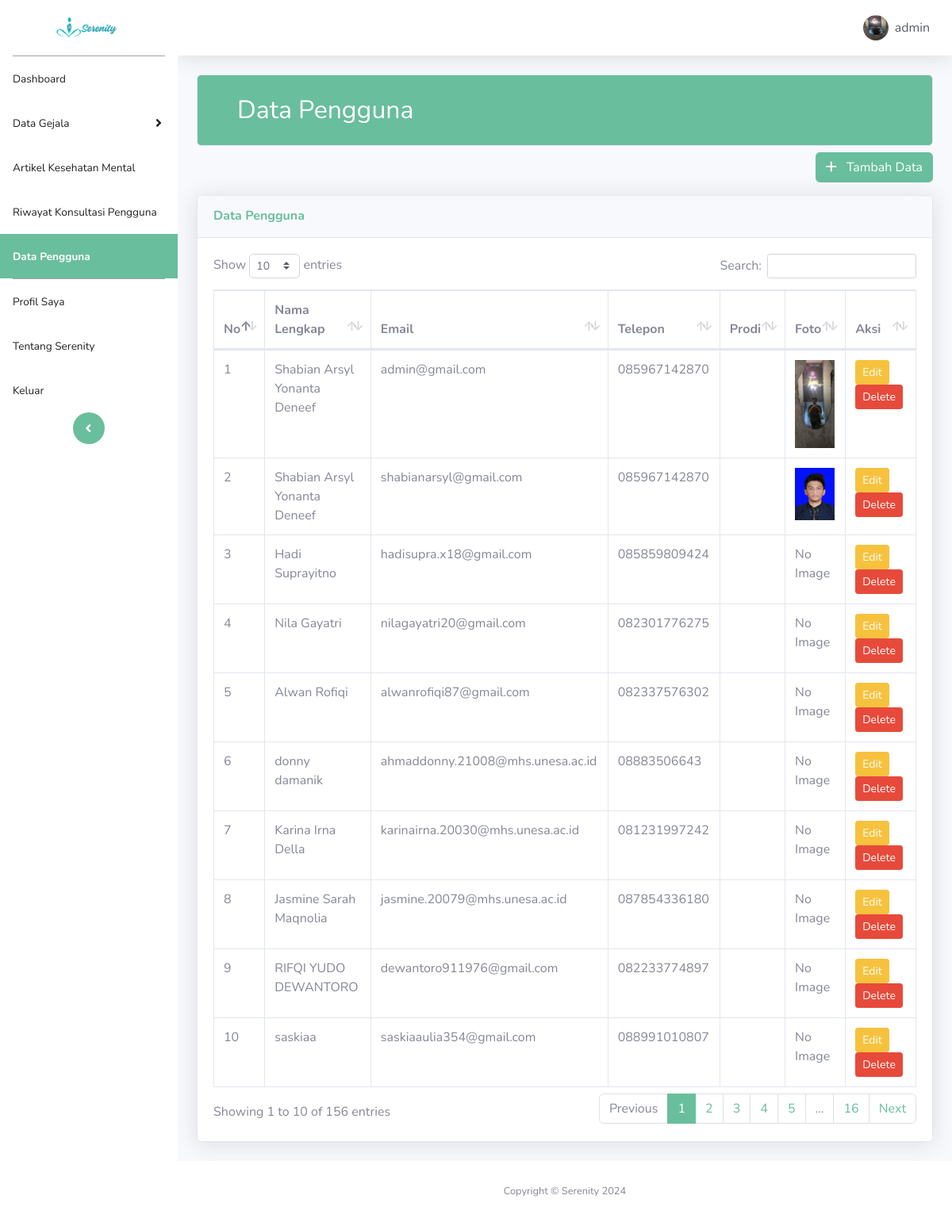
The page /admin/pengguna.php (signed in) on the database its author committed.
### tables this page shows
CREATE TABLE `users` (
  `id` int(11) NOT NULL,
  `Namalengkap` varchar(100) NOT NULL,
  `email` varchar(100) NOT NULL,
  `password` varchar(100) NOT NULL,
  `phoneNumber` varchar(20) NOT NULL,
  `angkatan` int(11) NOT NULL,
  `gender` enum('Laki-Laki','Perempuan') NOT NULL,
  `role` enum('admin','user') NOT NULL,
  `created_at` timestamp NOT NULL DEFAULT current_timestamp(),
  `updated_at` timestamp NOT NULL DEFAULT current_timestamp() ON UPDATE current_timestamp(),
  `profile_image` varchar(255) DEFAULT NULL,
  `reset_token` varchar(255) DEFAULT NULL
);

### admin/pengguna.php (the view, shortened to what this page needs)
<?php
require_once "../include/koneksi.php";
if (isset($_SESSION['user_id'])) {
  $user_id = $_SESSION['user_id'];
  $query = "SELECT * FROM users WHERE id = $user_id";
  $result = mysqli_query($koneksi, $query);
  $user = mysqli_fetch_assoc($result);
} else {
  die("User ID not found in session.");
}
?>
<!DOCTYPE html>
<html lang="en">
<head>
  <link href="https://cdnjs.cloudflare.com/ajax/libs/font-awesome/6.0.0-beta3/css/all.min.css" rel="stylesheet">
  <link href="vendor/fontawesome-free/css/all.min.css" rel="stylesheet" type="text/css" />
  <link href="../css/sb-admin-2.css" rel="stylesheet">
  <link href="../vendor/datatables/dataTables.bootstrap4.min.css" rel="stylesheet">
</head>
<body id="page-top">
  <div id="wrapper">
    <?php
    require_once('../include/navbar_admin.php')
    ?>
    <div id="content-wrapper" class="d-flex flex-column">
      <div id="content">
        <?php
        require_once('../include/topbar_admin.php')
        ?>
        <div class="container-fluid">
          <h2 class="card" style="background-color: #69BE9D; color: white; padding: 25px 50px;">Data Pengguna</h2>
          <div class="d-flex justify-content-end mb-3">
            <button type="button" class="btn btn-primary" data-toggle="modal" data-target="#tambahPenggunaModal">
              <i class="fa-solid fa-plus mr-2"></i> Tambah Data
            </button>
          </div>
          <div class="card shadow mb-4">
            <div class="card-header py-3">
              <h6 class="m-0 font-weight-bold text-primary">Data Pengguna</h6>
            </div>
            <div class="card-body">
              <div class="table-responsive">
                <table class="table table-bordered" id="dataTable" width="100%" cellspacing="0">
                  <thead>
                    <tr>
                      <th>No</th>
                      <th width='10%'>Nama Lengkap</th>
                      <th>Email</th>
                      <th>Telepon</th>
                      <th>Prodi</th>
                      <th>Foto</th>
                      <th>Aksi</th>
                    </tr>
                  </thead>
                  <tbody>
                    <?php
                    $query = "SELECT * FROM users";
                    $result = mysqli_query($koneksi, $query);
                    if ($result) {
                      $counter = 1;
                      while ($row = mysqli_fetch_assoc($result)) {
                        echo "<tr>";
                        echo "<td>" . $counter . "</td>";
                        echo "<td>" . $row['Namalengkap'] . "</td>";
                        echo "<td>" . $row['email'] . "</td>";
                        echo "<td>" . $row['phoneNumber'] . "</td>";
                        echo "<td>" . $row['prodi'] . "</td>";
                        if (!empty($row['profile_image'])) {
                          echo "<td><img src='" . $row['profile_image'] . "' alt='Profil Image' width='50'></td>";
                        } else {
                          echo "<td>No Image</td>";
                        }
                        echo "<td>";
                        echo "<a href='edit_user.php?id=" . $row['id'] . "' class='btn btn-warning btn-sm'>Edit</a>";
                        echo "<a href='../hapus_user.php?id=" . $row['id'] . "' class='btn btn-danger btn-sm'>Delete</a>";
                        echo "</td>";
                        echo "</tr>";
                        $counter++;
                      }
                    } else {
                      echo "Error: " . $query . "<br>" . mysqli_error($koneksi);
                    }
                    ?>
                  </tbody>
                </table>
              </div>
            </div>
          </div>
        </div>
      </div>
      <?php
      require_once('../include/footer.php')
      ?>
    </div>
  </div>
</body>
</html>

### include/navbar_admin.php (shortened to what this page needs)
<ul class="navbar-nav bg-gradient-primary sidebar sidebar-dark accordion" id="accordionSidebar">
    <a class="sidebar-brand d-flex align-items-center justify-content-center" href="admin_dashboard.php">
        <img src="../img/Logo.png" alt="Logo" style="width: 100px; height: auto;">
    </a>
    <hr class="sidebar-divider my-0" />
    <li class="nav-item <?php echo basename($_SERVER['PHP_SELF']) == 'admin_dashboard.php' ? 'active' : ''; ?>">
        <a class="nav-link" href="admin_dashboard.php">
            <span>Dashboard</span>
        </a>
    </li>
    <li class="nav-item collapsed <?php echo basename($_SERVER['PHP_SELF']) === 'soal_kecemasan.php' || basename($_SERVER['PHP_SELF']) === 'soal_depresi.php' || basename($_SERVER['PHP_SELF']) === 'soal_stres.php' ? 'active' : ''; ?>">
        <a class="nav-link collapsed" href="#" data-toggle="collapse" data-target="#collapseAHP" aria-expanded="true" aria-controls="collapseAHP">
            <span>Data Gejala</span>
        </a>
    </li>
    <li class="nav-item <?php echo basename($_SERVER['PHP_SELF']) == 'artikel.php' ? 'active' : ''; ?>">
        <a class="nav-link" href="artikel.php">
            <span>Artikel Kesehatan Mental</span>
        </a>
    </li>
    <li class="nav-item <?php echo basename($_SERVER['PHP_SELF']) == 'laporan.php' ? 'active' : ''; ?>">
        <a class="nav-link" href="laporan.php">
            <span>Riwayat Konsultasi Pengguna</span>
        </a>
    </li>
    <li class="nav-item <?php echo basename($_SERVER['PHP_SELF']) == 'pengguna.php' ? 'active' : ''; ?>">
        <a class="nav-link" href="pengguna.php">
            <span>Data Pengguna</span>
        </a>
    </li>
    <hr class="sidebar-divider my-0" />
    <li class="nav-item <?php echo basename($_SERVER['PHP_SELF']) == 'admin_profile.php' ? 'active' : ''; ?>">
        <a class="nav-link" href="admin_profile.php">
            <span>Profil Saya</span></a>
    </li>
    <li class="nav-item <?php echo basename($_SERVER['PHP_SELF']) == 'tentang.php' ? 'active' : ''; ?>">
        <a class="nav-link" href="tentang.php">
            <span>Tentang Serenity</span></a>
    </li>
    <li class="nav-item <?php echo basename($_SERVER['PHP_SELF']) == '../include/logout.php' ? 'active' : ''; ?>">
        <a href="#" class="nav-link" data-toggle="modal" data-target="#logoutConfirmationModal">
            <span>Keluar</span>
        </a>
    </li>
    <div class="text-center d-none d-md-inline">
        <button class="rounded-circle border-0" id="sidebarToggle"></button>
    </div>
</ul>

### include/topbar_admin.php (shortened to what this page needs)
<nav class="navbar navbar-expand navbar-light bg-white topbar mb-4 static-top shadow">
    <ul class="navbar-nav ml-auto">
        <li class="nav-item dropdown no-arrow">
            <a class="nav-link dropdown-toggle" href="#" id="userDropdown" role="button" data-toggle="dropdown" aria-haspopup="true" aria-expanded="false">
                <img class="img-profile rounded-circle" src="<?php echo $user['profile_image']; ?>" />
                <span class="ml-2 d-none d-lg-inline text-dark"><?php echo $user['role']; ?></span>
            </a>
        </li>
    </ul>
</nav>

### include/footer.php
<footer class="sticky-footer bg-white">
    <div class="container my-auto">
        <div class="copyright text-center my-auto">
            <span>Copyright &copy; Serenity <?php echo date("Y"); ?></span>
        </div>
    </div>
</footer>

### rows shown on the page
users: profile_image (picture), role "admin", Namalengkap "Shabian Arsyl Yonanta Deneef", email "admin@gmail.com", phoneNumber "085967142870"
users: Namalengkap "Shabian Arsyl Yonanta Deneef", email "shabianarsyl@gmail.com", phoneNumber "085967142870", profile_image (picture)
users: Namalengkap "Hadi Suprayitno", email "hadisupra.x18@gmail.com", phoneNumber "085859809424", shows "No Image"
users: Namalengkap "Nila Gayatri", email "nilagayatri20@gmail.com", phoneNumber "082301776275", shows "No Image"
users: Namalengkap "Alwan Rofiqi", email "alwanrofiqi87@gmail.com", phoneNumber "082337576302", shows "No Image"
users: Namalengkap "donny damanik", email "ahmaddonny.21008@mhs.unesa.ac.id", phoneNumber "08883506643", shows "No Image"
users: Namalengkap "Karina Irna Della", email "karinairna.20030@mhs.unesa.ac.id", phoneNumber "081231997242", shows "No Image"
users: Namalengkap "Jasmine Sarah Maqnolia", email "jasmine.20079@mhs.unesa.ac.id", phoneNumber "087854336180", shows "No Image"
users: Namalengkap "RIFQI YUDO DEWANTORO", email "dewantoro911976@gmail.com", phoneNumber "082233774897", shows "No Image"
users: Namalengkap "saskiaa", email "saskiaaulia354@gmail.com", phoneNumber "088991010807", shows "No Image"
